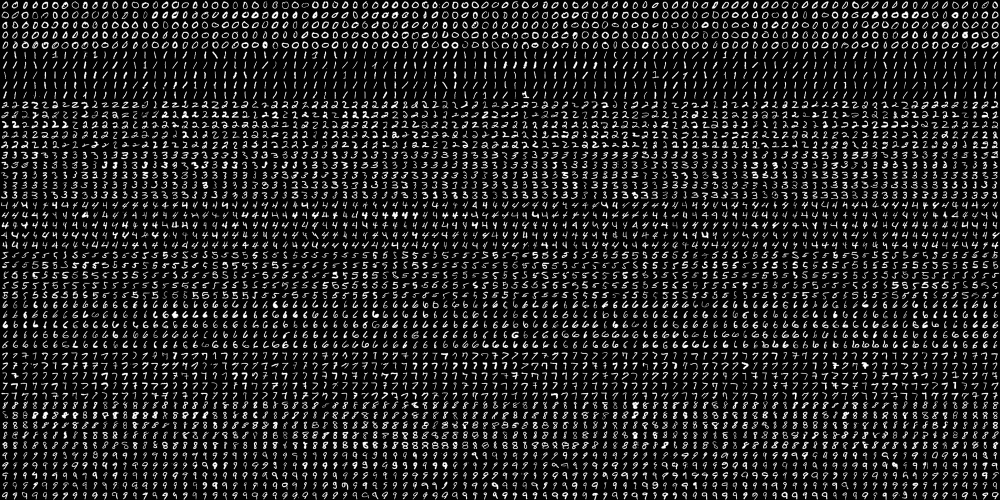
#> input picture src/lab7/Lab7_ML/digits.png, 2000 x 1000 px, found by its file name (shown at 1/2 size)
$ python 01_svm_handwritten_digits_recognition_preprocessing_hog.py
#> lines starting #> are read from the running program, lines starting #| are printed output that depends on the picture
"""
Handwritten digits recognition using SVM and HoG features and varying the number of
training/testing images with pre-processing of the images
"""

# Import required packages:
import cv2
import numpy as np

# Constants:
SIZE_IMAGE = 20
NUMBER_CLASSES = 10


def load_digits_and_labels(big_image):
	""" Returns all the digits from the 'big' image and creates the corresponding labels for each image"""
#> called with big_image = 'src/lab7/Lab7_ML/digits.png'

	# Load the 'big' image containing all the digits:
	digits_img = cv2.imread(big_image, 0)
#> digits_img is the input picture: shape (1000, 2000); min 0, max 255, mean 33.8

	# Get all the digit images from the 'big' image:
	number_rows = digits_img.shape[1] / SIZE_IMAGE
#> number_rows = 100
	rows = np.vsplit(digits_img, digits_img.shape[0] / SIZE_IMAGE)
#> rows = 50 items

	digits = []
	for row in rows:
		row_cells = np.hsplit(row, number_rows)
		for digit in row_cells:
			digits.append(digit)
#> this loop made 50 passes
#> after the loop, digits = 5000 items
	digits = np.array(digits)

	# Create the labels for each image:
	labels = np.repeat(np.arange(NUMBER_CLASSES), len(digits) / NUMBER_CLASSES)
#> labels = 5000 values from 0 to 9
	return digits, labels


def deskew(img):
	"""Pre-processing of the images"""

	m = cv2.moments(img)
	if abs(m['mu02']) < 1e-2:
		return img.copy()
	skew = m['mu11'] / m['mu02']
	M = np.float32([[1, skew, -0.5 * SIZE_IMAGE * skew], [0, 1, 0]])
	img = cv2.warpAffine(img, M, (SIZE_IMAGE, SIZE_IMAGE), flags=cv2.WARP_INVERSE_MAP | cv2.INTER_LINEAR)
	return img


def svm_init(C=12.5, gamma=0.50625):
	"""Creates empty model and assigns main parameters"""

	model = cv2.ml.SVM_create()
	model.setGamma(gamma)
	model.setC(C)
	model.setKernel(cv2.ml.SVM_RBF)
	model.setType(cv2.ml.SVM_C_SVC)
	model.setTermCriteria((cv2.TERM_CRITERIA_MAX_ITER, 100, 1e-6))

	return model


def svm_train(model, samples, responses):
	"""Trains the model using the samples and the responses"""

	model.train(samples, cv2.ml.ROW_SAMPLE, responses)
	return model


def svm_predict(model, samples):
	"""Predicts the response based on the trained model"""

	return model.predict(samples)[1].ravel()


def svm_evaluate(model, samples, labels):
	"""Calculates the accuracy of the trained model"""

	predictions = svm_predict(model, samples)
	accuracy = (labels == predictions).mean()
	print('Percentage Accuracy: %.2f %%' % (accuracy * 100))


def get_hog():
	"""Get hog descriptor"""

	# cv2.HOGDescriptor(winSize, blockSize, blockStride, cellSize, nbins, derivAperture, winSigma, histogramNormType,
	# L2HysThreshold, gammaCorrection, nlevels, signedGradient)
	hog = cv2.HOGDescriptor((SIZE_IMAGE, SIZE_IMAGE), (8, 8), (4, 4), (8, 8), 9, 1, -1, 0, 0.2, 1, 64, True)

	print("get descriptor size: {}".format(hog.getDescriptorSize()))

	return hog


def raw_pixels(img):
	"""Return raw pixels as feature from the image"""

	return img.flatten()


# Load all the digits and the corresponding labels:
digits, labels = load_digits_and_labels('src/lab7/Lab7_ML/digits.png')
#> labels = 5000 values from 0 to 9

# Shuffle data
# Constructs a random number generator:
rand = np.random.RandomState(1234)
# Randomly permute the sequence:
shuffle = rand.permutation(len(digits))
#> shuffle = 5000 values, max 4999 at index 2969, min 0 at index 1989, mean 2499.5
digits, labels = digits[shuffle], labels[shuffle]
#> labels = 5000 values, max 9 at index 6, min 0 at index 9, mean 4.5

# HoG feature descriptor:
hog = get_hog()

# Compute the descriptors for all the images.
# In this case, the HoG descriptor is calculated
hog_descriptors = []
for img in digits:
	hog_descriptors.append(hog.compute(deskew(img)))
#> this loop made 5000 passes
#> (skew in deskew, M in deskew) on passes 1 to 3: (-0.0462, [[1, -0.0462, 0.462], [0, 1, 0]]), (-0.605, [[1, -0.605, 6.05], [0, 1, 0]]), (0.398, [[1, 0.398, -3.98], [0, 1, 0]])
#> pass 1, in deskew, `img = cv2.warpAffine(img, M, (SIZE_IMAGE, SIZE_IMAGE), flags=cv2.WARP_..`:
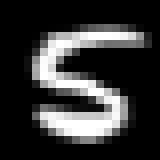
#> img: shape (20, 20) (shown 8 times larger); min 0, max 255, mean 53.7
#> pass 2, in deskew (call 2), `img = cv2.warpAffine(img, M, (SIZE_IMAGE, SIZE_IMAGE), flags=cv2.WARP_..`:
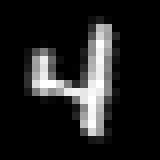
#> img: shape (20, 20) (shown 8 times larger); min 0, max 255, mean 32.8
#> pass 3, in deskew (call 3), `img = cv2.warpAffine(img, M, (SIZE_IMAGE, SIZE_IMAGE), flags=cv2.WARP_..`:
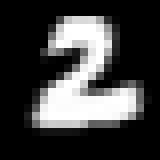
#> img: shape (20, 20) (shown 8 times larger); min 0, max 255, mean 63.8
#> after the loop, hog_descriptors = 5000 items
hog_descriptors = np.squeeze(hog_descriptors)

# At this point we split the data into training and testing (50% for each one):
partition = int(0.5 * len(hog_descriptors))
#> partition = 2500
hog_descriptors_train, hog_descriptors_test = np.split(hog_descriptors, [partition])
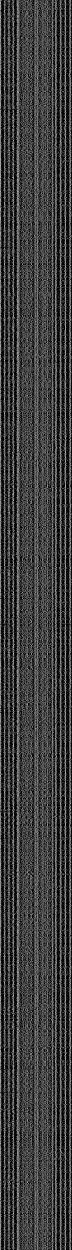
#> hog_descriptors_train: shape (2500, 144) float32 (shown at 1/2 size); min 0, max 0.995, mean 0.244
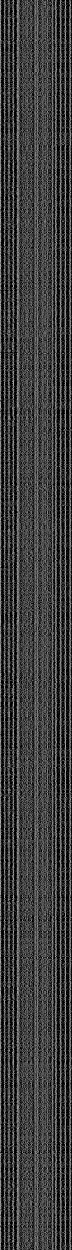
#> hog_descriptors_test: shape (2500, 144) float32 (shown at 1/2 size); min 0, max 0.995, mean 0.244
labels_train, labels_test = np.split(labels, [partition])
#> labels_train = 2500 values, max 9 at index 6, min 0 at index 9, mean 4.48; labels_test = 2500 values, max 9 at index 1, min 0 at index 4, mean 4.52

print('Training SVM model ...')
model = svm_init(C=12.5, gamma=0.50625)
svm_train(model, hog_descriptors_train, labels_train)

print('Evaluating model ... ')
svm_evaluate(model, hog_descriptors_test, labels_test)
#> in svm_evaluate, `predictions = svm_predict(model, samples)`: predictions = 2500 values, max 9 at index 1, min 0 at index 4, mean 4.5
#> in svm_evaluate, `accuracy = (labels == predictions).mean()`: accuracy = 0.986
#| Percentage Accuracy: 98.60 %
